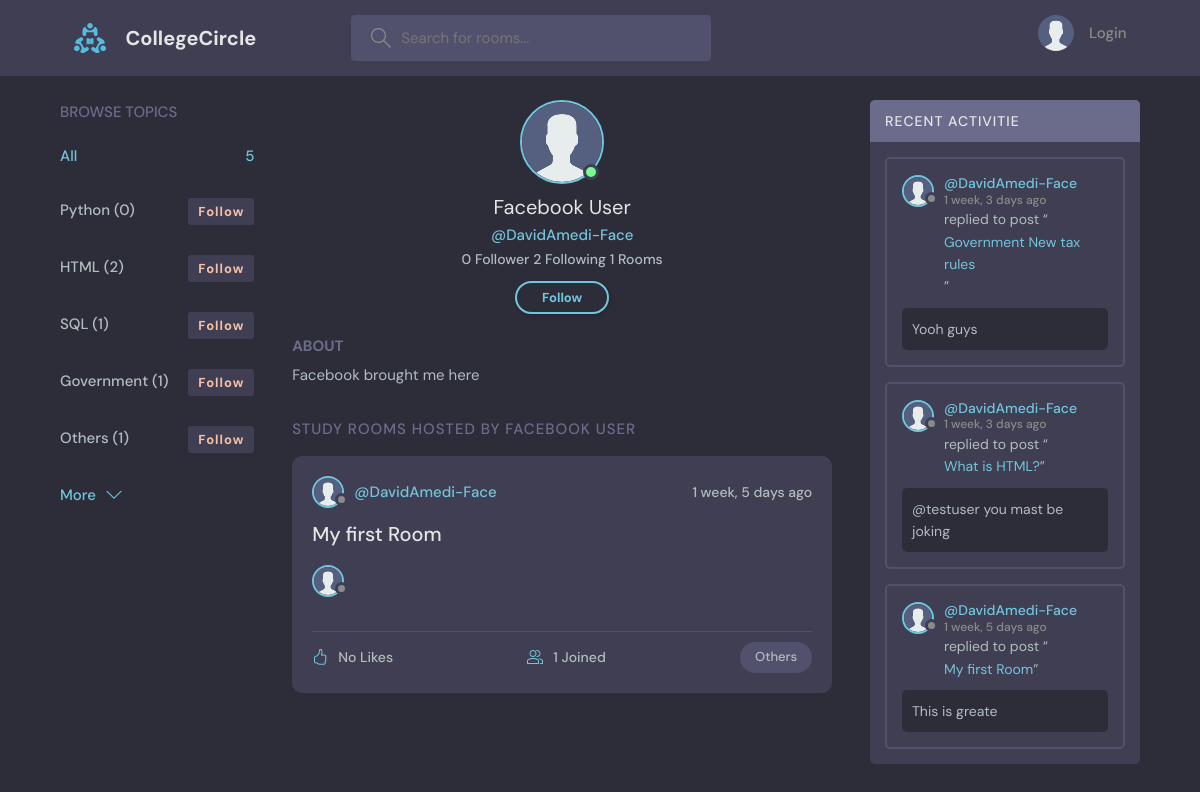
Page /profile/DavidAmedi-Face/ on the earlier database version.
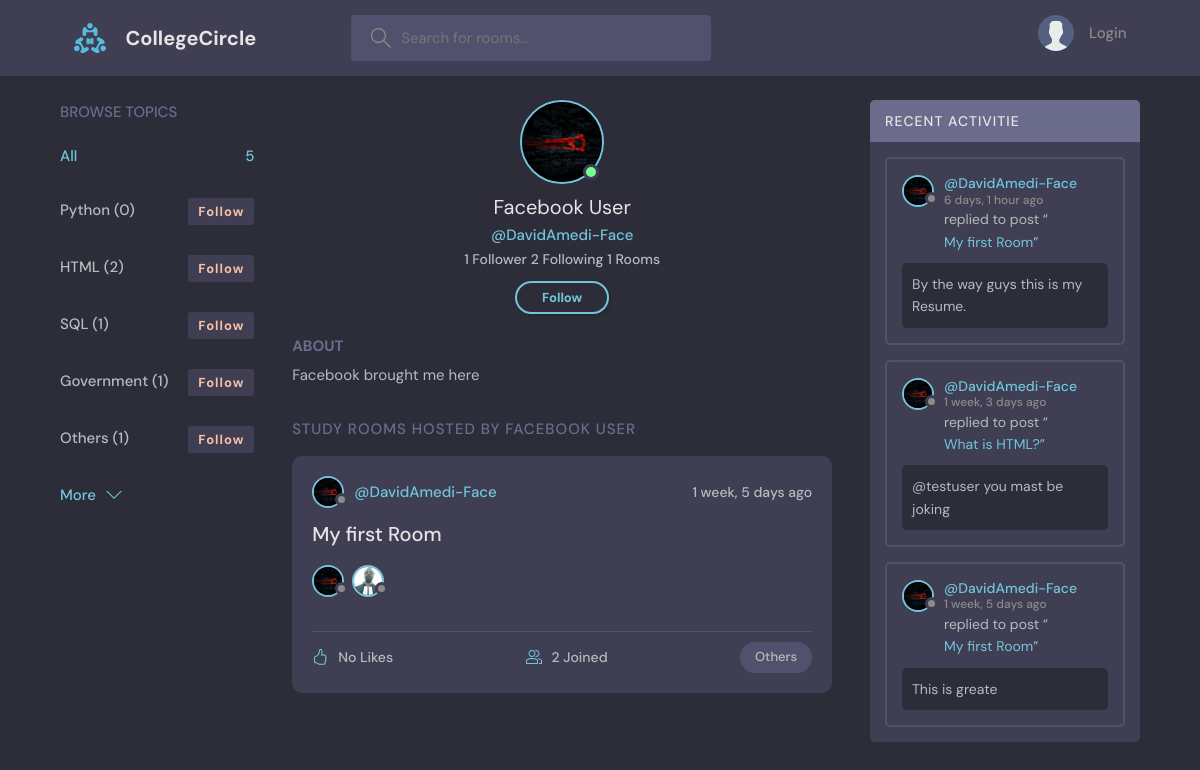
Same page on the later database version.
### base/models.py (models this page shows, shortened)
class Topic(models.Model):
    name = models.CharField(max_length=200)

class User(AbstractUser):
    name = models.CharField(max_length=200, null=True)
    email = models.EmailField(unique=True, null=True)
    bio = models.TextField(null=True)
    notification_count = models.PositiveIntegerField(default=0)
    avatar = models.ImageField(null=True, default="avatar.svg", upload_to="images/")
    USERNAME_FIELD = 'email'
    REQUIRED_FIELDS = []
    ROLE_CHOICES = [
        ('owner', 'Room Owner'),
        ('admin', 'Room Administrator'),
        ('moderator', 'Room Moderator'),
        ('participant', 'Room Participant'),
    ]
    role = models.CharField(max_length=20, choices=ROLE_CHOICES, default='participant')

class Room(models.Model):
    host = models.ForeignKey(User, on_delete=models.SET_NULL, null=True)
    topic = models.ForeignKey(Topic, on_delete=models.SET_NULL, null=True)
    name = models.CharField(max_length=200)
    description = models.TextField(null=True, blank=True)
    participants = models.ManyToManyField(User, related_name='participant_rooms', blank=True)
    updated = models.DateTimeField(auto_now=True)
    created = models.DateTimeField(auto_now_add=True)
    no_of_likes = models.IntegerField(default=0)
    banned_users = models.ManyToManyField(User, related_name='banned_rooms')
    moderators = models.ManyToManyField(User, related_name='moderated_rooms', blank=True)
    class Meta:
        ordering = ['-updated', '-created']
    def __str__(self):
        return self.name

class Message(models.Model):
    user = models.ForeignKey(User, on_delete=models.CASCADE)
    room = models.ForeignKey(Room, on_delete=models.CASCADE)
    body = models.TextField()
    upvotes = models.ManyToManyField(User, related_name='upvoted_messages')
    downvotes = models.ManyToManyField(User, related_name='downvoted_messages')
    no_of_upvotes = models.IntegerField(default=0)
    no_of_downvotes = models.IntegerField(default=0)
    updated = models.DateTimeField(auto_now=True)
    created = models.DateTimeField(auto_now_add=True)
    file = models.FileField(upload_to=get_upload_path, blank=True, null=True)
    timestamp = models.DateTimeField(default=timezone.now)
    class Meta:
        ordering = ['-updated', '-created']

### base/views.py (the view)
# urls.py: path('profile/<str:username>/', views.profile, name="profile"),
def profile(request, username):
    user = get_object_or_404(User, username=username)
    rooms = user.room_set.all()
    user_rooms = rooms.count()
    room_messages = user.message_set.all()
    topics = Topic.objects.all()
    user_followers = len(FollowersCount.objects.filter(user=username))
    user_following = len(FollowersCount.objects.filter(follower=username))
    context = {'user': user, 'rooms': rooms, 'user_rooms': user_rooms, 'room_messages': room_messages, 'topics': topics, 'user_followers': user_followers, 'user_following': user_following}
    return render(request, 'base/profile.html', context)

### base/templates/base/profile.html (shortened to what this page needs)
{% extends 'main.html' %}
{% block content %}
  <main class="profile-page layout layout--3">
    <div class="container">
      {% include 'base/topics_component.html' %}
      <div class="roomList">
        <div class="profile">
          <div class="profile__avatar">
            <div class="avatar avatar--large active">
              <img src="{{user.avatar.url}}" />
            </div>
          </div>
          <div class="profile__info">
            <h3>{{user.name}}</h3>
            <p>@{{user.username}} <span style="color: #b2bdbd;; font-size: 14px;"><br>
              {% if user_followers == 0 or user_followers == 1 %}
              <span id="follow-count">{{user_followers}}</span> Follower</span>
              {% else %}
              <span id="follow-count">{{user_followers}}</span> Followers</span>
              {% endif %}
              <span style="color: #b2bdbd;; font-size: 14px;"><span id="follow-count">{{user_following}}</span> Following</span>
              <span style="color: #b2bdbd;; font-size: 14px;"><span id="follow-count">{{user_rooms}}</span> Rooms</span></p>
            {% if request.user == user %}
              <a href="{% url 'update-user' %}" class="btn btn--main btn--pill">Edit Profile</a>
            {% else %}
              <form id="followForm" action="{% url 'follow' %}" method="POST">
                  <button type="submit" id="followbtn" class="btn btn--main btn--pill" data-otheruser="d4957522-8b61-42bf-9d33-2f55cac0cad9" data-action="follow">Follow</button>
              </form>
              {% endif %}
          </div>
          <div class="profile__about">
            <h3>About</h3>
            <p>
              {{user.bio}}
            </p>
          </div>
        </div>
        <div class="roomList__header">
          <div>
            <h2>Study Rooms Hosted by {{user.name}}</a>
            </h2>
          </div>
        </div>
        {% include 'base/feed_component.html' %}
      </div>
      {% include 'base/activity_component.html' %}
    </div>
  </main>
{% endblock content %}

### base/templates/base/topics_component.html (shortened to what this page needs)
        <div class="topics">
          <div class="topics__header">
            <h2>Browse Topics</h2>
          </div>
          <ul class="topics__list">
            <li>
              <a href="{% url 'home' %}" class="active">All <span>{{topics.count}}</span></a>
            </li>
            {% for topic in topics %}
            <li>
              <a href="{% url 'home' %}?q={{topic.name}}">{{topic.name}} ({{topic.room_set.all.count}})
                <form id="followForm" action="{% url 'follow-topic' %}" method="POST">
                  <button id="followButton" class="topic-follow" data-action="follow" data-id="da8d6b51-253b-496e-9a22-31f70397ee69" data-url="/?q={{topic.name}}">Follow</button>
                </form>
              </a>
            </li>
            {% endfor %}
          </ul>
          <a class="btn btn--link" href="{% url 'topics' %}">
            More
            <svg version="1.1" xmlns="http://www.w3.org/2000/svg" width="32" height="32" viewBox="0 0 32 32">
              <title>chevron-down</title>
              <path d="M16 21l-13-13h-3l16 16 16-16h-3l-13 13z"></path>
            </svg>
          </a>
        </div>

### base/templates/base/feed_component.html (shortened to what this page needs)
{% for room in rooms %}
<div class="roomListRoom">
  <div class="roomListRoom__header">
    <a
      href="{% url 'profile' room.host.username %}"
      class="roomListRoom__author"
    >
      <div class="avatar avatar--small">
        <img src="{{room.host.avatar.url}}" />
      </div>
      <span>@{{room.host.username}}</span>
    </a>
    <div class="roomListRoom__actions">
      <span>{{room.created|timesince}} ago</span>
    </div>
  </div>
  <div class="roomListRoom__content">
    <a href="{% url 'room' room.id %}">{{room.name}}</a>
    <div style="display: flex; column-gap: 0.5em;">
      {% for user in room.participants.all %}
      <a href="{% url 'profile' user.username %}">
        <div class="avatar avatar--small">
          <img src="{{user.avatar.url}}" />
        </div>
      </a>
      {% endfor %}
    </div>
  </div>
  <div class="roomListRoom__meta">
    <a href="/like-room?room_id={{room.id}}" class="likeRoom_button">
      {% if room.no_of_likes == 0 %}
      No Likes
      {% elif room.no_of_likes == 1 %}
      {{room.no_of_likes}} Like
      {% else %}
      {{room.no_of_likes}} Likes
      {% endif %}
    </a>
    <a href="{% url 'room' room.id %}" class="roomListRoom__joined">
      {{room.participants.all.count}} Joined
    </a>
    <p class="roomListRoom__topic">{{room.topic.name}}</p>
  </div>
</div>
{% endfor %}

### base/templates/base/activity_component.html (shortened to what this page needs)
<div class="activities">
  <div class="activities__header">
    <h2>Recent Activitie</h2>
  </div>
  {% for message in room_messages %}
  <div class="activities__box">
    <div class="activities__boxHeader roomListRoom__header">
      <a href="{% url 'profile' message.user.username %}" class="roomListRoom__author">
        <div class="avatar avatar--small">
          <img src="{{message.user.avatar.url}}" />
        </div>
        <p>
          @{{message.user.username}}
          <span>{{message.created|timesince}} ago</span>
        </p>
      </a>
    </div>
    <div class="activities__boxContent">
      <p>replied to post “<a href="{% url 'room' message.room.id %}">{{message.room}}</a>”</p>
      <div class="activities__boxRoomContent">
        {{message.body}}
      </div>
    </div>
  </div>
  {% endfor %}
</div>

Differences in the rows shown:
removed Message: user.avatar (placeholder picture), user.username "DavidAmedi-Face", created "1 week, 3 days", room "Government New tax rules", body "Yooh guys"
changed User "Facebook User": avatar: picture added in place of a placeholder
changed through a linked row, Room "My first Room": host.avatar: picture added in place of a placeholder; participants.all.count "1" → "2"
added User: avatar (picture)
added Message: user.avatar (picture), user.username "DavidAmedi-Face", created "6 days, 1 hour", room "My first Room", body "By the way guys this is my Resume."
changed Message "@testuser you mast be joking": user.avatar: picture added in place of a placeholder
changed Message "This is greate": user.avatar: picture added in place of a placeholder
Other differences:
{{ user_followers }}: "0" → "1"
